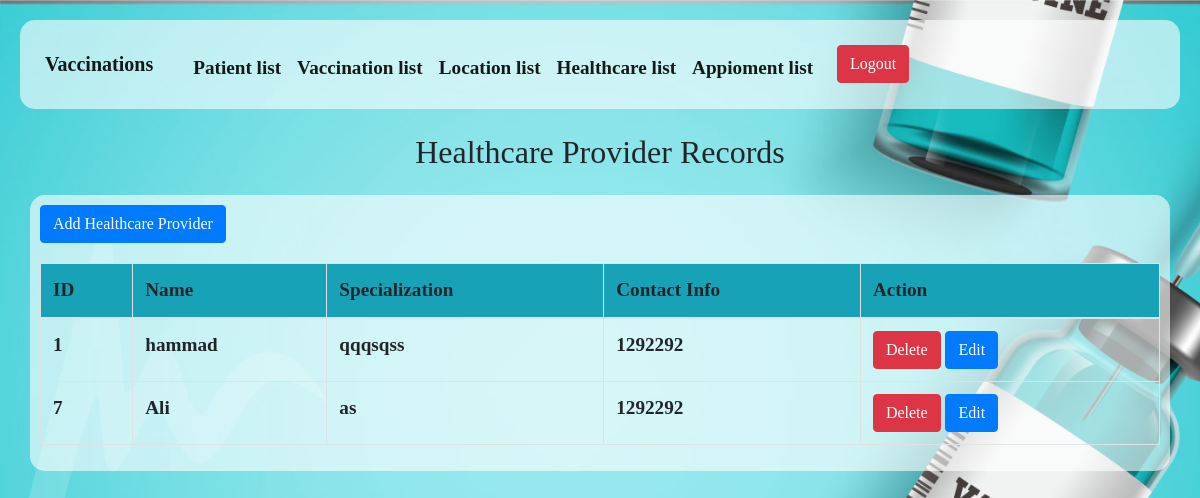
Screenshot of /healthcare/healthcare_view.php with the database file from the repository.
### tables this page shows
CREATE TABLE `healthcare_provider` (
  `healthcare_provider_id` int(11) NOT NULL,
  `name` varchar(50) DEFAULT NULL,
  `specialization` varchar(255) DEFAULT NULL,
  `contact_info` int(11) DEFAULT NULL
);

### healthcare/healthcare_view.php (the view, shortened to what this page needs)
<!DOCTYPE html>
<html lang="en">
<head>
    <link href="https://stackpath.bootstrapcdn.com/bootstrap/4.5.0/css/bootstrap.min.css" rel="stylesheet">
    <link rel="stylesheet" href="https://cdn.jsdelivr.net/npm/sweetalert2@9.17.1/dist/sweetalert2.min.css">
</head>
<body>
<?php include "nav.php"; ?>
<h2 class="text-center mt-4 mb-4">Healthcare Provider Records</h2>
<div class="container glass">
    <a href="healthcare.php" class="btn btn-primary">Add Healthcare Provider</a>
    <table class="table table-bordered">
        <thead class="bg-info">
            <tr >
                <th>ID</th>
                <th>Name</th>
                <th>Specialization</th>
                <th>Contact Info</th>
                <th>Action</th>
            </tr>
        </thead>
        <tbody>
            <?php
            include "connect.php";
            $sql = "SELECT * FROM healthcare_provider";
            $result = $conn->query($sql);
            if ($result->num_rows > 0) {
                while ($row = $result->fetch_assoc()) {
                    echo "<tr>";
                    echo "<td>" . $row["healthcare_provider_id"] . "</td>";
                    echo "<td>" . $row["name"] . "</td>";
                    echo "<td>" . $row["specialization"] . "</td>";
                    echo "<td>" . $row["contact_info"] . "</td>";
                    echo '<td>
                            <a href="#" class="btn btn-danger delete-btn" data-id="' . $row["healthcare_provider_id"] . '">Delete</a>
                            <a href="edit_healthcare.php?id=' . $row["healthcare_provider_id"] . '" class="btn btn-primary">Edit</a>
                          </td>';
                    echo "</tr>";
                }
            } else {
                echo "<tr><td colspan='5'>0 results</td></tr>";
            }
            ?>
        </tbody>
    </table>
</div>
</body>
</html>

### healthcare/healthcare_view.php (style rules this page uses)
body { padding: 20px; }
body { background: url(../Imges/2.jpg)no-repeat; background-size: cover; -webkit-background-size: cover; -moz-background-size: cover; -o-background-size: cover; -ms-background-size: cover; background-attachment: fixed; background-position: center; font-family: sans-serif; height: �100vh; }
.glass { background-color: rgba(255, 255, 255, 0.6); color: black; border-radius: 15px; padding: 10px; }
table { width: 100%; border-collapse: collapse; margin-top: 20px; }
th, td { border: 1px solid #dddddd; padding: 8px; text-align: left; }

### healthcare/nav.php (style rules this page uses)
body { font-family: ' : Arial, sans-serif;'; font-size: larger; font-weight: bold; }
.glass { background-color: rgba(255, 255, 255, 0.6); color: black; border-radius: 15px; padding: 10px; }

### rows the page displays
healthcare_provider: healthcare_provider_id "1", name "hammad", specialization "qqqsqss", contact_info "1292292"
healthcare_provider: healthcare_provider_id "7", name "Ali", specialization "as", contact_info "1292292"
